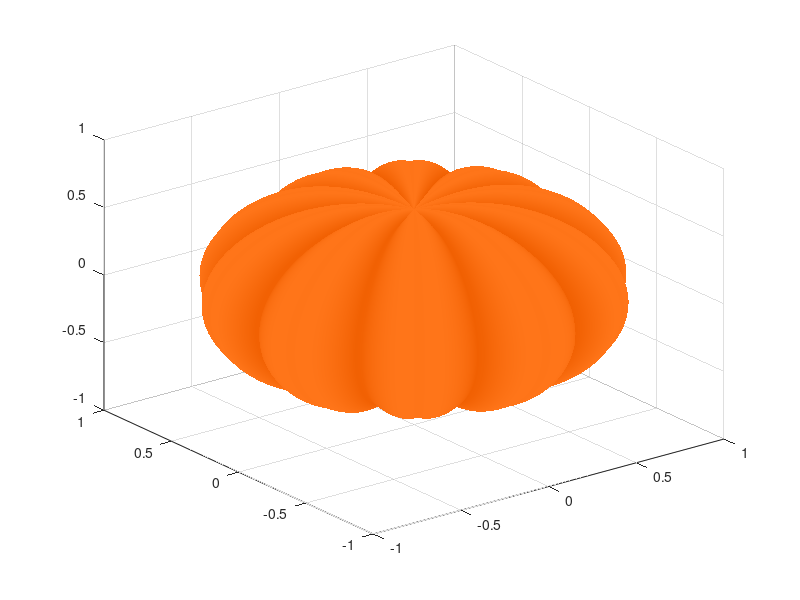

Here is the MATLAB script that generated this plot: (Note: this script raises an error after producing the figure.)
% This code should show a figure of a pumpkin

%% PUMPKIN
 
bumps=10; bdepth=.1; bdepth2=.02; dimple=.2; width_r=1; height_r=.8;
[ Xs, Ys, Zs ] = sphere(199);
Rxy=(0-(1-mod(linspace(0,bumps*2,200),2)).^2)*bdepth + (0-(1-mod(linspace(0,bumps*4,200),2)).^2)*bdepth2;
Rz = (0-linspace(1,-1,200)'.^4)*dimple;
Xp = (width_r+Rxy).*Xs;
Yp = (width_r+Rxy).*Ys;
Zp = (height_r+Rz).*Zs.*(Rxy+1);
Cp = hypot(hypot(Xp,Yp),width_r.*Zs.*(Rxy+1));

%% STEM

sheight=.5; scurve=.4;
srad = [ 1.5 1 repelem(.7, 6) ] .* [ repmat([.1 .06],1,bumps) .1 ]';
[theta, phi] = meshgrid(linspace(0,pi/2,size(srad,2)),linspace(0,2*pi,size(srad,1)));
Xs = (scurve-cos(phi).*srad).*cos(theta)-scurve;
Zs = (sheight-cos(phi).*srad).*sin(theta) + height_r-max(0,dimple*.9);
Ys = -sin(phi).*srad;

%% DRAW

surf(Xp,Yp,Zp,Cp,'Clipping','off');
shading interp
colormap([ linspace(.94, 1, 256); linspace(.37, .46, 256); linspace(0, .1, 256) ]');
surface(Xs,Ys,Zs,[],'FaceColor', '#008000', 'EdgeColor','none', 'Clipping','off');
material([ .6, .9, .3, 2, .5 ])
lighting g
axis('equal',[-1 1 -1 1 -1 1]);
camlight
